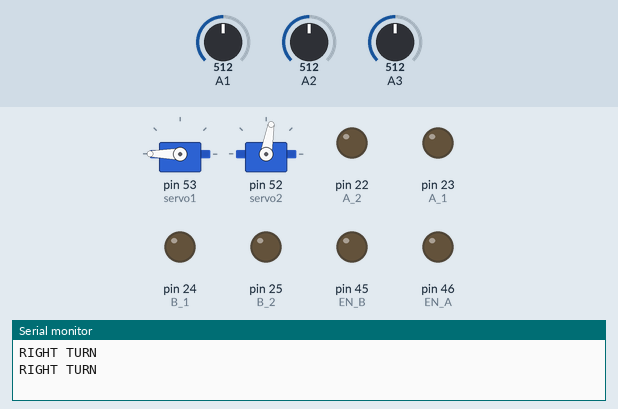
Recording of a sketch running on a simulated Arduino Mega 2560, built for the host (arithmetic inside an expression is 32-bit, double 64-bit). Parts: 2 × servo, output pins drawn as LEDs (lit = HIGH), the last lines printed to the serial monitor. The inputs (shaded band) are chosen by the test bench; at power-on: A1 = 512, A2 = 512, A3 = 512.

Above: at 1.4 s.
At 4.7 s:
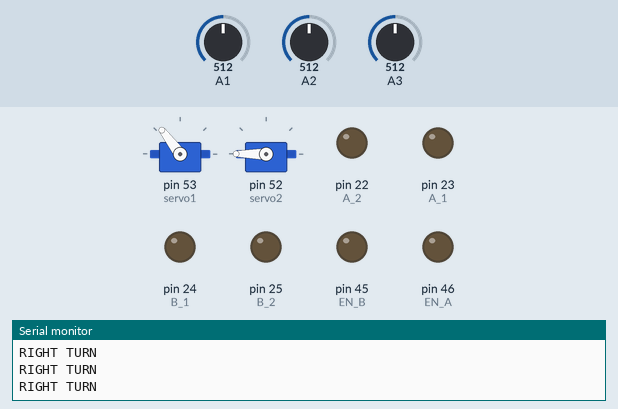
At 5.5 s:
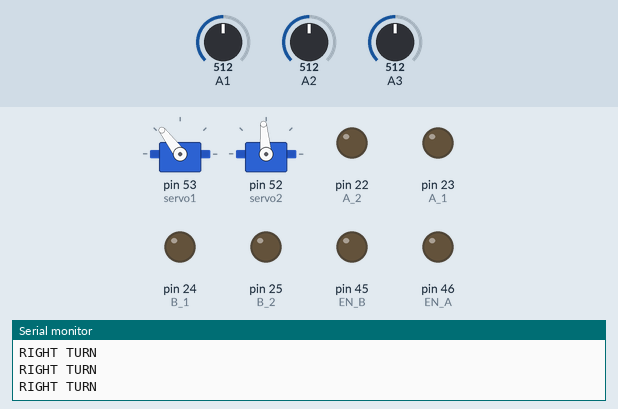
At 6.3 s:
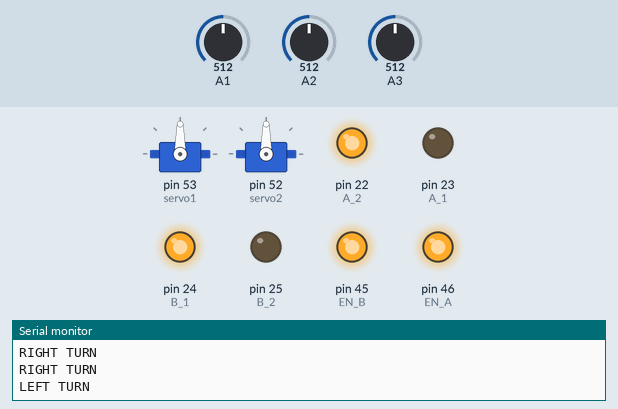
At 8.6 s:
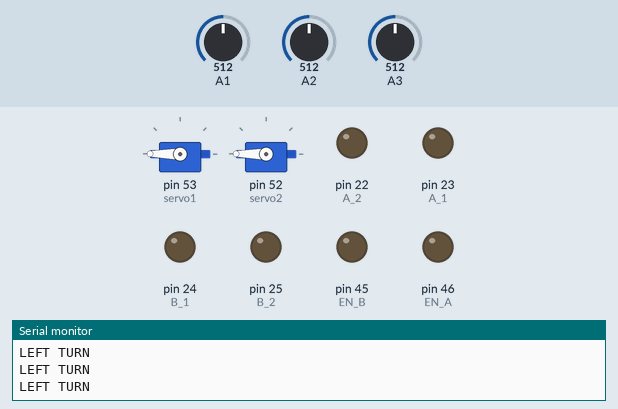
At 13.9 s:
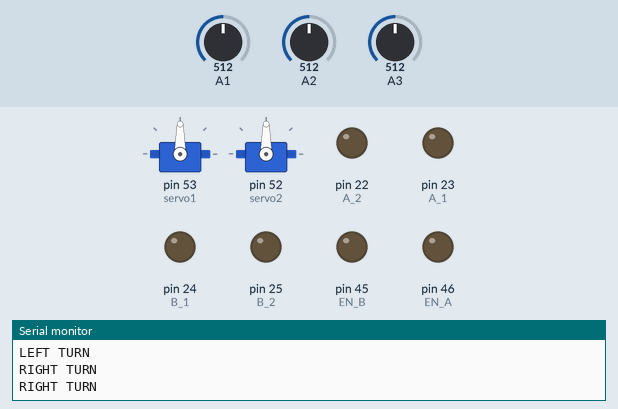
Timing chart, 0 to 15.4 s (numbered marks = the images above):
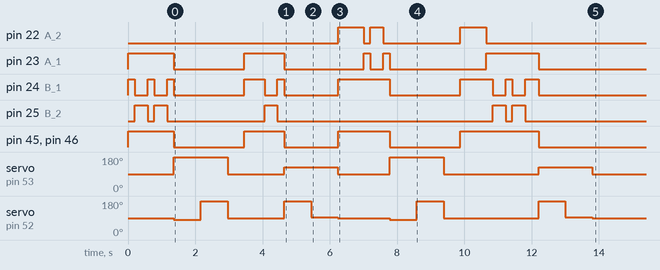

Measured:
- by itself, servo on pin 53 (servo1): 90° → 180° at 1.4 s, → 90° 1.6 s later, → 127° 1.7 s later, → 90° 1.6 s later, … (8 changes in this stretch)
- by itself, servo on pin 52 (servo2): 90° → 80° at 1.4 s, → 180° 0.80 s later, → 90° 0.80 s later, → 180° 1.7 s later, … (12 changes in this stretch)

The sketch:

EyantraBotScratch.ino
```cpp
#include <Servo.h>
Servo servo1;  // create servo object to control a servo
Servo servo2;
const int EN_A = 46;
const int EN_B = 45;
const int A_1 = 23;
const int A_2 = 22;
const int B_1 = 24;
const int B_2 = 25;
int threshold = 500;
int rot_delay = 380;

void pin_init(){
  pinMode(EN_A,OUTPUT);
  pinMode(EN_B,OUTPUT);
  pinMode(A_1,OUTPUT);
  pinMode(A_2,OUTPUT);
  pinMode(B_1,OUTPUT);
  pinMode(B_2,OUTPUT);
  servo1.attach(53);   // attaches the servo on B0 to the servo object
  servo2.attach(52);
  Serial.begin(57600);
}

void forward()
{
  digitalWrite(EN_A, HIGH);
  digitalWrite(EN_B, HIGH);
  digitalWrite(A_1, HIGH);
  digitalWrite(A_2, LOW);
  digitalWrite(B_1, HIGH);
  digitalWrite(B_2, LOW);
}

void backward()
{
  digitalWrite(EN_A, HIGH);
  digitalWrite(EN_B, HIGH);
  digitalWrite(A_1, LOW);
  digitalWrite(A_2, HIGH);
  digitalWrite(B_1, LOW);
  digitalWrite(B_2, HIGH);
}

void stop_bot()
{
  digitalWrite(EN_A, LOW);
  digitalWrite(EN_B, LOW);
  digitalWrite(A_1, LOW);
  digitalWrite(A_2, LOW);
  digitalWrite(B_1, LOW);
  digitalWrite(B_2, LOW);
}

void soft_left()
{
  digitalWrite(EN_A, HIGH);
  digitalWrite(EN_B, HIGH);
  digitalWrite(A_1, LOW);
  digitalWrite(A_2, LOW);
  digitalWrite(B_1, HIGH);
  digitalWrite(B_2, LOW);
}

void soft_right()
{
  digitalWrite(EN_A, HIGH);
  digitalWrite(EN_B, HIGH);
  digitalWrite(A_1, HIGH);
  digitalWrite(A_2, LOW);
  digitalWrite(B_1, LOW);
  digitalWrite(B_2, LOW);
}

void left()
{
  digitalWrite(EN_A, HIGH);
  digitalWrite(EN_B, HIGH);
  digitalWrite(A_1, LOW);
  digitalWrite(A_2, HIGH);
  digitalWrite(B_1, HIGH);
  digitalWrite(B_2, LOW);
}

void right()
{
  digitalWrite(EN_A, HIGH);
  digitalWrite(EN_B, HIGH);
  digitalWrite(A_1, HIGH);
  digitalWrite(A_2, LOW);
  digitalWrite(B_1, LOW);
  digitalWrite(B_2, HIGH);
}

void velocity(int left_speed, int right_speed){
  digitalWrite(A_1, HIGH);
  digitalWrite(A_2, LOW);
  digitalWrite(B_1, HIGH);
  digitalWrite(B_2, LOW);
  analogWrite(EN_A, left_speed);
  analogWrite(EN_B, right_speed);
}

void pick(unsigned char direction)
{
  if(direction=='L')
  { servo2.write(80);
    servo1.write(185);
    delay(800);
    servo2.write(180);
    delay(800);
    servo1.write(90);
    servo2.write(90);
  }
  else
  {
    servo2.write(100);
    servo1.write(5);
    delay(800);
    servo2.write(0);
    delay(800);
    servo1.write(90);
    servo2.write(90);
  }
  delay(500);
}

void drop(unsigned char direction) {
  if(direction=='R')
    {
      servo2.write(0);
      servo1.write(5);
      delay(800);
      servo2.write(85);
      delay(800);
      servo1.write(90);
      servo2.write(90);
    }
  else {
    servo2.write(180);
      servo1.write(1855);
      delay(800);
      servo2.write(95);
      delay(800);
      servo1.write(90);
      servo2.write(90);
   }
}

void forward_wls(unsigned char node)
{
  int left_sensor, center_sensor, right_sensor, flag = 0;
  while (flag==0){
    left_sensor = analogRead(A1);
    center_sensor = analogRead(A2);
    right_sensor = analogRead(A3);

    if (left_sensor < threshold and center_sensor > threshold and right_sensor < threshold) {       // x < threshold -> white
      Serial.begin("FORWARD");
      forward();
      //velocity(200, 200);
      _delay_ms(25);
    }
    else if (left_sensor < threshold and center_sensor < threshold and right_sensor > threshold) {
      Serial.begin("SOFT RIGHT");
      soft_right();
      //velocity(125, 0);
      _delay_ms(25);
    }
    else if (left_sensor > threshold and center_sensor < threshold and right_sensor < threshold) {
      Serial.begin("SOFT LEFT");
      soft_left();
      //velocity(0, 125);
      _delay_ms(25);
    }

    else if ((left_sensor > threshold and center_sensor > threshold and right_sensor > threshold) || (left_sensor < threshold and center_sensor > threshold and right_sensor > threshold) || (left_sensor > threshold and center_sensor > threshold and right_sensor < threshold)) {
      Serial.begin("NODE DETECTED");
      forward();
      delay(200);
      stop_bot();
      flag = 1;
      break;
    }
  }
  stop_bot();
}

void left_turn_wls()
{
  Serial.println("LEFT TURN");
  left();
  _delay_ms(rot_delay);
  stop_bot();
}

void right_turn_wls()
{
  Serial.println("RIGHT TURN");
  right();
  _delay_ms(rot_delay);
  stop_bot();
}

int coordinates[3][16] = {
  {0, 1, 2, 3, 4, 5, 6, 7, 8, 9, 10, 11, 12, 13, 14, 15},
  {2, 1, 1, 1, 1, 1, 1, 1, 2, 3,  3,  3,  3,  3,  3,  3},
  {1, 1, 2, 3, 4, 5, 6, 7, 7, 7,  6,  5,  4,  3,  2,  1}
};

int distance_graph[16][16] = {
  {0, 1, 2, 3, 4, 5, 6, 7, 8, 7, 6, 5, 4, 3, 2, 1},
  {1, 0, 1, 2, 3, 4, 5, 6, 7, 7, 6, 5, 5, 4, 3, 2},
  {2, 1, 0, 1, 2, 3, 4, 5, 6, 6, 5, 4, 5, 5, 4, 3},
  {3, 2, 1, 0, 1, 2, 3, 4, 5, 5, 4, 3, 4, 5, 5, 4},
  {4, 3, 2, 1, 0, 1, 2, 3, 4, 4, 3, 2, 3, 4, 5, 5},
  {5, 4, 3, 2, 1, 0, 1, 2, 3, 3, 2, 1, 2, 3, 4, 5},
  {6, 5, 4, 3, 2, 1, 0, 1, 2, 3, 3, 2, 3, 4, 5, 6},
  {7, 6, 5, 4, 3, 2, 1, 0, 1, 2, 3, 3, 4, 5, 6, 7},
  {8, 7, 6, 5, 4, 3, 2, 1, 0, 1, 2, 3, 4, 5, 6, 7},
  {7, 7, 6, 5, 4, 3, 3, 2, 1, 0, 1, 2, 3, 4, 5, 6},
  {6, 6 ,5, 4, 3, 2, 3, 3, 2, 1, 0, 1, 2, 3, 4, 5},
  {5, 5, 4, 3, 2, 1, 2, 3, 3, 2, 1, 0, 1, 2, 3, 4},
  {4, 5, 5, 4, 3, 2, 3, 4, 4, 3, 2, 1, 0, 1, 2, 3},
  {3, 4, 5, 5, 4, 3, 4, 5, 5, 4, 3, 2, 1, 0, 1, 2},
  {2, 3, 4, 5, 5, 4, 5, 6, 6, 5, 4, 3, 2, 1, 0, 1},
  {1, 2, 3, 4, 5, 5, 6, 7, 7, 6, 5, 4, 3, 2, 1, 0}
};

int adjacency_list[16][4] = {
  { 1, 15, -1, -1}, { 0,  2, -1, -1}, { 1,  3, -1, -1}, { 2,  4, -1, -1},
  { 3,  5, -1, -1}, { 4,  6, 11, -1}, { 5,  7, -1, -1}, { 6,  8, -1, -1},
  { 7,  9, -1, -1}, { 8, 10, -1, -1}, { 9, 11, -1, -1}, { 5, 10, 12, -1},
  {11, 13, -1, -1}, {12, 14, -1, -1}, {13, 15, -1, -1}, {14,  0, -1, -1}
};
int movement_array[16];
int botOrientation = 3;

/*
 *
 * Function Name: nextNode
 * Input: currentNodeArray, targetNode
 * Output: minNode
 * Logic: Finds the nextNode the bot should move to reach the targetNode in the shortest way possible.
 * Example Call: nextNode({1, 15, -1, -1}, 3} -> it returns 1 as the bot should move towards node1 next to reach node3.
 *
 */
int nextNode(int currentNodeArray[], int targetNode) {
  int i = 0, minNode;
  int minDistance = 100;
  int distance;
  while (currentNodeArray[i] != -1) {
    distance = distance_graph[currentNodeArray[i]][targetNode];
    if (distance < minDistance) {
      minDistance = distance;
      minNode = currentNodeArray[i];
    }
    i++;
  }
  return minNode;
}

/*
 *
 * Function Name: botMover
 * Input: currentNode, nextNode
 * Output: void
 * Logic: Updates the botMover array based path guiding it to move forward by how many nodes and to take proper turns.
 * 1 -> forward_wls(1)
 * 2 -> left_turn_wls()
 * 3 -> right_turn_wls()
 *
 * Example Call: botMover(1, 2) -> if the bot is facing towards North at node1, then it moves forward to node2.
 *
 */
void botMover(int currentNode, int nextNode)
{

  int x = (coordinates[1][nextNode] - coordinates[1][currentNode]),
    y = (coordinates[2][nextNode] - coordinates[2][currentNode]);

  if (
    (currentNode == 1 && nextNode == 2) || (currentNode == 15 && nextNode == 0) ||
    (currentNode == 9 && nextNode == 10) || (currentNode == 7 && nextNode == 8)) {
    //printf("CASE 1");
    right_turn_wls();
    forward_wls(1);
  }
  else if (
    (currentNode == 1 && nextNode == 0) || (currentNode == 15 && nextNode == 14) ||
    (currentNode == 9 && nextNode == 8) || (currentNode == 7 && nextNode == 6)) {
    //printf("CASE 2");
    left_turn_wls();
    forward_wls(1);
  }

  else if (
    (y > 0 && botOrientation == 1) || (y < 0 && botOrientation == 3) ||
    (x > 0 && botOrientation == 2) || (x < 0 && botOrientation == 4)) {
    //printf("CASE 3");
    forward_wls(1);
  }
  else if (
    (y > 0 && botOrientation == 2) || (y < 0 && botOrientation == 4) ||
    (x > 0 && botOrientation == 3) || (x < 0 && botOrientation == 1)) {
    //printf("CASE 4");
    left_turn_wls();
    forward_wls(1);
  }
  else if (
    (y > 0 && botOrientation == 3) || (y < 0 && botOrientation == 1) ||
    (x > 0 && botOrientation == 4) || (x < 0 && botOrientation == 2)) {
    //printf("CASE 5");
    left_turn_wls();
    left_turn_wls();
    forward_wls(1);
  }
  else if (
    (y > 0 && botOrientation == 4) || (y < 0 && botOrientation == 2) ||
    (x > 0 && botOrientation == 1) || (x < 0 && botOrientation == 3)) {
    //printf("CASE 6");
    right_turn_wls();
    forward_wls(1);
  }

  if (y > 0)
    botOrientation = 1;
  else if (y < 0)
    botOrientation = 3;
  else if (x > 0)
    botOrientation = 2;
  else if (x < 0)
    botOrientation = 4;

}

/*
 *
 * Function Name: pathPlanning
 * Input: sourceNode, targetNode
 * Output: void
 * Logic: Updates the movement_array based on the shortest path that the bot should take.
 * Example Call: nextNode(1, 3} -> It updates the movement_array to {2, 3} which means move to node2 and then to node3.
 *
 */
void pathPlanning(int sourceNode, int targetNode)
{
  for (int i = 0; i < 16; i++)
    movement_array[i] = -1;
  int currentNode = sourceNode;
  movement_array[0] = currentNode;
  int i = 1;
  while (currentNode != targetNode)
  {
    currentNode = nextNode(adjacency_list[currentNode], targetNode);
    movement_array[i] = currentNode;
    i++;
  }
}

/*
 *
 * Function Name: followPathBot
 * Input: sourceNode, targetNode
 * Output: void
 * Logic: Plans a path for the bot and makes it run through that path
 * Example Call: followPathBot(0, 6) -> Moves the bot from 0 to 6
 *
 */
void followPathBot(int sourceNode, int targetNode) {
  int i = 1;
  printf("\nPATH FROM %d --> %d\n", sourceNode, targetNode);
  pathPlanning(sourceNode, targetNode);
  while (movement_array[i] != -1)
  {
    printf("\n%d -> %d\n", movement_array[i - 1], movement_array[i]);
    botMover(movement_array[i - 1], movement_array[i]);
    i++;
  }
}

/*
*
* Function Name: transport
* Input: currentNode, pickUp, dropOff
* Output: void
* Logic: Uses calls the neccesary functions to do the operations of picking up the item and dropping it off at a point.
* Example Call: transport(3, 4, 15); //Moves to 3, Picks up the item from 3 and drops it off at 15.
*
*/
void transport(int currentNode, int pickUp, int dropOff) {
  followPathBot(currentNode, pickUp);
  pick('L');
  followPathBot(pickUp, dropOff);
  drop('L');
}

void setup(){
  pin_init();
  int i = 1;
  forward_wls(1);
  //BRICK TO H4
  transport(0, 2, 11);
  //CEMENT TO H2
  transport(11, 4, 13);
}

void loop(){

  }
```
